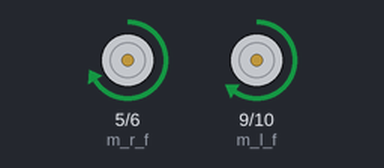
Recording of a sketch running on a simulated Arduino Uno, built with avr-gcc and run on an emulated ATmega328P. On the bench: motor-driver pin pairs drawn as motors (green arrow = first pin HIGH = forward, orange = second pin HIGH = backward, longer = more drive).

Above: at 0.15 s.
Timing chart, 0 to 3.0 s (numbered marks = the images above):
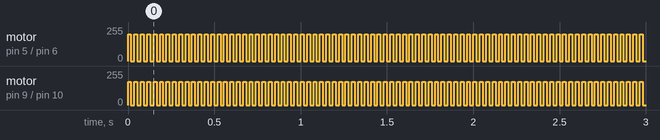

The sketch:

sketch_mar01a.ino
```cpp
int m_l_f = 9;
int m_l_b = 10;

int m_r_b = 6;
int m_r_f = 5;

void setup() {
  // put your setup code here, to run once:

   pinMode(m_r_f, OUTPUT);
  pinMode(m_r_b, OUTPUT);
  pinMode(m_l_f, OUTPUT);
  pinMode(m_l_b, OUTPUT);

  analogWrite(m_l_b, 0);
  analogWrite(m_r_b, 0);
  analogWrite(m_l_f, 0);
  analogWrite(m_r_f, 0);


}

void loop() {

//on
analogWrite(m_r_f, 200);
analogWrite(m_l_f, 175);
delay(17);
analogWrite(m_r_f, 0);
analogWrite(m_l_f, 0);
delay(20);

}
```

Measured:
- by itself, motor on pin 5 (m_r_f) / pin 6 (m_r_b): alternates forward 200/255 for 0.02 s and stopped for 0.02 s
- by itself, motor on pin 9 (m_l_f) / pin 10 (m_l_b): alternates forward 175/255 for 0.02 s and stopped for 0.02 s
